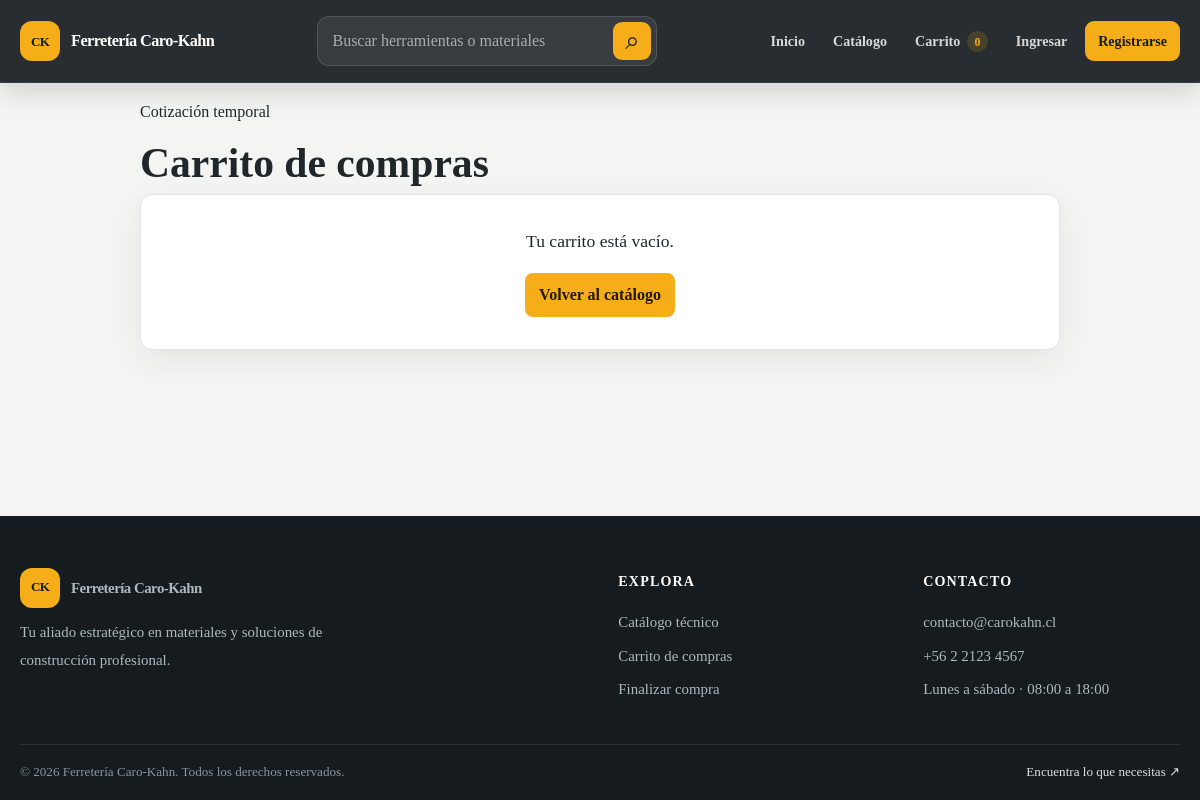
/catalogo/carrito/, run on the app's committed database.
### catalogo/models.py (models this page shows, shortened)
class ContenidoSitio(models.Model):
    clave = models.SlugField(max_length=100, unique=True)
    valor = models.TextField(blank=True)
    actualizado_por = models.ForeignKey(
        settings.AUTH_USER_MODEL,
        on_delete=models.SET_NULL,
        related_name="contenidos_sitio_actualizados",
        null=True,
        blank=True,
    )
    creado_en = models.DateTimeField(auto_now_add=True)
    actualizado_en = models.DateTimeField(auto_now=True)
    class Meta:
        ordering = ("clave",)
        verbose_name = "contenido del sitio"
        verbose_name_plural = "contenidos del sitio"

### catalogo/views.py (the view)
# urls.py: path('carrito/', views.carrito, name='carrito'),
def carrito(request):
    items = _items_con_subtotales(request)
    total = sum(item['subtotal'] for item in items)
    return render(request, 'catalogo/carrito.html', {'items_carrito': items, 'total_carrito': total})

### catalogo/context_processors.py (called while the page is built)
def contenido_sitio(request):
    return {'contenido': cargar_contenido()}

### catalogo/views.py (called while the page is built)
def cargar_contenido():
    contenido_sitio = {
        registro.clave: registro.valor
        for registro in ContenidoSitio.objects.all()
    }
    return {**CONTENIDO_POR_DEFECTO, **contenido_sitio}

def _obtener_carrito(request):
    return request.session.get('carrito', {})

def _items_con_subtotales(request):
    items = []
    for item in _obtener_carrito(request).values():
        item_con_subtotal = dict(item)
        item_con_subtotal['subtotal'] = item['precio'] * item['cantidad']
        items.append(item_con_subtotal)
    return items

### catalogo/templates/catalogo/carrito.html (shortened to what this page needs)
{% extends 'catalogo/base.html' %}
{% block content %}
    <section class="contenedor pagina-simple" aria-labelledby="titulo-carrito">
        <p class="etiqueta-seccion">Cotización temporal</p>
        <h1 id="titulo-carrito" class="titulo-pagina">Carrito de compras</h1>
        {% if items_carrito %}
            <div class="carrito-resumen">
                <div>
                    <p class="etiqueta-seccion">Resumen</p>
                    <h2>{{ items_carrito|length }} producto{{ items_carrito|length|pluralize }} en tu carrito</h2>
                </div>
                <div class="total-carrito">
                    <span>Total</span>
                    <strong>${{ total_carrito|floatformat:0 }}</strong>
                </div>
            </div>
            <div class="tabla-carrito">
                {% for item in items_carrito %}
                    <article class="fila-carrito">
                        <div class="info-carrito">
                            <span class="badge-producto">En cotización</span>
                            <h2>{{ item.nombre }}</h2>
                            <p>{{ item.cantidad }} unidad{{ item.cantidad|pluralize }} x ${{ item.precio|floatformat:0 }}</p>
                        </div>
                        <div class="controles-carrito">
                            <strong class="subtotal-item">Subtotal: ${{ item.subtotal|floatformat:0 }}</strong>
                            <form method="post" action="{% url 'actualizar_cantidad_carrito' item.id %}" class="form-cantidad-carrito">
                                {% csrf_token %}
                                <div class="selector-cantidad" aria-label="Control de cantidad para {{ item.nombre }}">
                                    <button class="btn-cantidad btn-menos" type="button" data-action="decrement" data-input-id="cantidad-carrito-{{ item.id }}" aria-label="Restar una unidad">−</button>
                                    <input id="cantidad-carrito-{{ item.id }}" name="cantidad" type="number" min="0" value="{{ item.cantidad }}" required>
                                    <button class="btn-cantidad btn-mas" type="button" data-action="increment" data-input-id="cantidad-carrito-{{ item.id }}" aria-label="Sumar una unidad">+</button>
                                </div>
                                <button class="boton-secundario" type="submit">Actualizar</button>
                            </form>
                            <form method="post" action="{% url 'eliminar_del_carrito' item.id %}">
                                {% csrf_token %}
                                <button class="boton-eliminar" type="submit">Eliminar</button>
                            </form>
                        </div>
                    </article>
                {% endfor %}
            </div>
            <div class="acciones-carrito">
                <form method="post" action="{% url 'vaciar_carrito' %}">
                    {% csrf_token %}
                    <button class="boton-secundario boton-vaciar" type="submit">Vaciar carrito</button>
                </form>
                <a class="boton-detalle" href="{% url 'checkout' %}">Finalizar compra</a>
            </div>
        {% else %}
            <div class="carrito-vacio">
                <p class="mensaje-vacio">Tu carrito está vacío.</p>
                <a class="boton-detalle" href="{% url 'lista' %}">Volver al catálogo</a>
            </div>
        {% endif %}
    </section>
{% endblock %}

### catalogo/templates/catalogo/base.html (shortened to what this page needs)
{% load static %}
<!DOCTYPE html>
<html lang="es">
<head>
    <link rel="stylesheet" href="{% static 'catalogo/css/base.css' %}">
</head>
<body>
    <header class="site-header">
        <div class="contenedor">
            <nav class="navbar" aria-label="Navegación principal">
                <a href="{% url 'inicio' %}" class="marca">
                    <span class="marca-icono" aria-hidden="true">CK</span>
                    <span>{{ contenido.marca }}</span>
                </a>
                <form class="buscador" action="{% url 'lista' %}#catalogo" method="get" role="search">
                    <input id="buscar-productos" name="q" type="search" value="{{ busqueda|default:'' }}" placeholder="Buscar herramientas o materiales">
                    <button class="boton-busqueda" type="submit" aria-label="Buscar en el catálogo">
                        <span aria-hidden="true">⌕</span>
                    </button>
                </form>
                <div class="nav-links">
                    <a href="{% url 'inicio' %}">Inicio</a>
                    <a href="{% url 'lista' %}">Catálogo</a>
                    <a href="{% url 'carrito' %}">Carrito <span class="contador-carrito">{{ request.session.carrito|length|default:0 }}</span></a>
                    {% if request.session.usuario_ficticio %}
                        <span class="saludo-usuario">Hola, {{ request.session.usuario_ficticio }}</span>
                        <a href="{% url 'logout' %}">Salir</a>
                    {% else %}
                        <a href="{% url 'login' %}">Ingresar</a>
                        <a href="{% url 'registro' %}" class="btn-acento">Registrarse</a>
                    {% endif %}
                </div>
            </nav>
        </div>
    </header>
    <main>
        {% block content %}{% endblock %}
    </main>
    <footer class="site-footer">
        <div class="footer-grid">
            <div class="footer-col footer-presentacion">
                <a href="{% url 'inicio' %}" class="marca marca-footer">
                    <span class="marca-icono" aria-hidden="true">CK</span>
                    <span>{{ contenido.marca }}</span>
                </a>
                <p>{{ contenido.footer_descripcion|linebreaksbr }}</p>
            </div>
            <div class="footer-col">
                <h2>Explora</h2>
                <ul>
                    <li><a href="{% url 'lista' %}">Catálogo técnico</a></li>
                    <li><a href="{% url 'carrito' %}">Carrito de compras</a></li>
                    <li><a href="{% url 'checkout' %}">Finalizar compra</a></li>
                </ul>
            </div>
            <div class="footer-col">
                <h2>Contacto</h2>
                <ul>
                    <li><a href="mailto:contacto@carokahn.cl">contacto@carokahn.cl</a></li>
                    <li><a href="tel:+56221234567">+56 2 2123 4567</a></li>
                    <li>Lunes a sábado · 08:00 a 18:00</li>
                </ul>
            </div>
        </div>
        <div class="footer-bottom">
            <span>&copy; 2026 {{ contenido.marca }}. Todos los derechos reservados.</span>
            <a href="{% url 'lista' %}">Encuentra lo que necesitas <span aria-hidden="true">↗</span></a>
        </div>
    </footer>
</body>
</html>

### catalogo/templates/catalogo/carrito.html (style rules this page uses)
.pagina-simple { max-width: 920px; }
.boton-secundario, .boton-detalle, .boton-eliminar { border-radius: 8px; font-weight: 700; min-height: 42px; padding: 9px 14px; }
.boton-detalle { background: var(--acento); border: 0; color: #211900; display: inline-flex; align-items: center; justify-content: center; }
.carrito-vacio { background: var(--blanco); border: 1px solid var(--borde); border-radius: 12px; box-shadow: var(--sombra); padding: 32px 20px; text-align: center; }
.mensaje-vacio { font-size: 1.1rem; margin: 0 0 18px; }

### data on the page
ContenidoSitio: marca "Ferretería Caro-Kahn"
ContenidoSitio: footer_descripcion "Tu aliado estratégico en materiales y soluciones de construcción profesional."

### other printed values
{{ request.session.carrito|length|default:0 }} "0"
